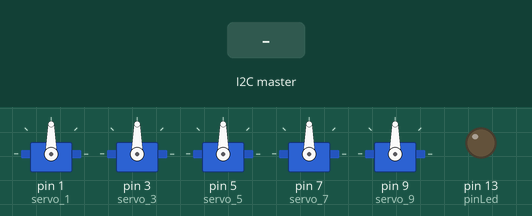
This sketch was run on a simulated Arduino Uno, built with avr-gcc and run on an emulated ATmega328P. Parts: 5 × servo, output pins drawn as LEDs (lit = HIGH). The inputs (shaded band) are chosen by the test bench.

Above: at 1.2 s.
1.3 s: the I2C master sends the byte 1
At 1.7 s:
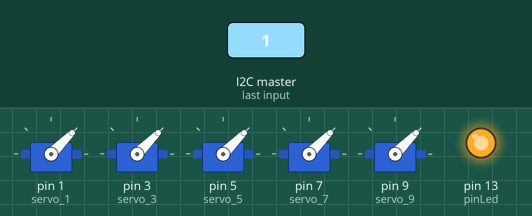
2.8 s: the I2C master sends the byte 0
At 4.1 s:
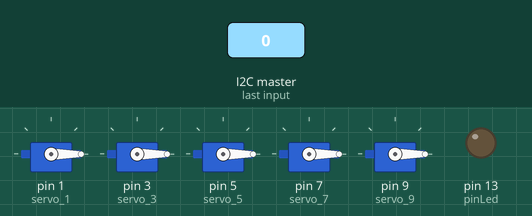
Timing chart, 0 to 5.8 s (numbered marks = the images above; inputs shaded):
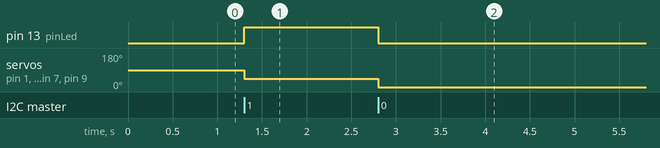

Measured:
- after the input at 1.3 s, pin 13 (pinLed): LOW → HIGH at once; servo on pin 1 (servo_1), servo on pin 3 (servo_3), servo on pin 5 (servo_5), servo on pin 7 (servo_7), servo on pin 9 (servo_9): 90° → 45° at once
- after the input at 2.8 s, pin 13 (pinLed): HIGH → LOW at once; servo on pin 1 (servo_1), servo on pin 3 (servo_3), servo on pin 5 (servo_5), servo on pin 7 (servo_7), servo on pin 9 (servo_9): 45° → 0° at once

The sketch:

4_sensing_objects_and_move_arm2.ino
```cpp
#include <Wire.h>
int pinLed=13;
int x =0;

#include <Servo.h>
int sensorValue = 0;
int outputValue = 0;
Servo servo_1;
Servo servo_3;
Servo servo_5;
Servo servo_7;
Servo servo_9;
int counter;


void setup(){
  Wire.begin(1); //Slave
  Wire.onReceive(receiveEvent);
  pinMode(pinLed, OUTPUT);

  pinMode(A0, INPUT);
  servo_1.attach(1, 500, 2500);
  servo_3.attach(3, 500, 2500);
  servo_5.attach(5, 500, 2500);
  servo_7.attach(7, 500, 2500);
  servo_9.attach(9, 500, 2500);
}


void loop(){

  delay(100);
}


void receiveEvent(int howMany){
  x = Wire.read();

  if (x == 1){
    digitalWrite(pinLed,HIGH);

    sensorValue = analogRead(A0);
    outputValue = map(sensorValue, 0, 1023, 0, 90);
    servo_1.write(outputValue);
    servo_3.write(outputValue);
    servo_5.write(outputValue);
    servo_7.write(outputValue);
    servo_9.write(outputValue);
  }

  else {
    digitalWrite(pinLed,LOW);

    sensorValue = 0;
    outputValue = map(sensorValue, 0, 1023, 0, 90);
    servo_1.write(outputValue);
    servo_3.write(outputValue);
    servo_5.write(outputValue);
    servo_7.write(outputValue);
    servo_9.write(outputValue);
  }
}
```
